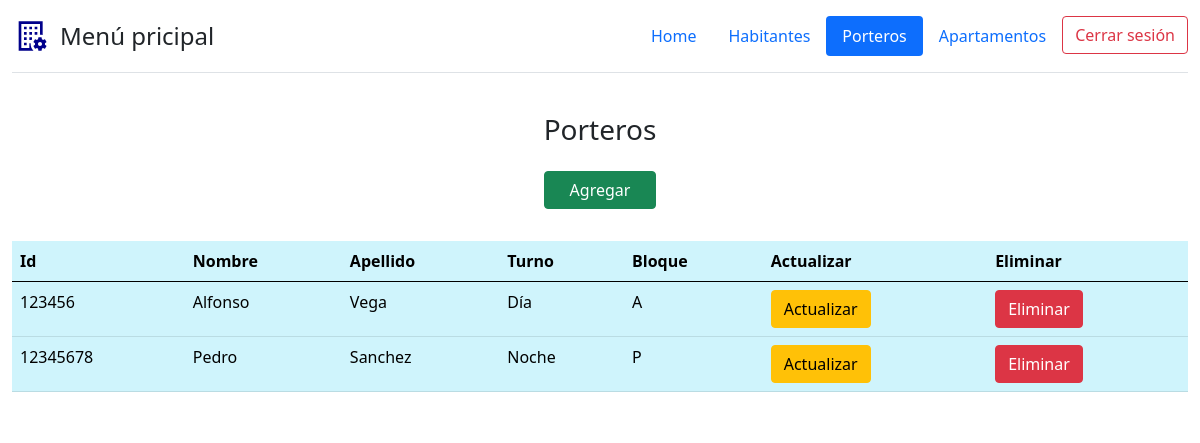
Screenshot of /sections/portero/principalPortero.php with the database file from the repository.
### tables this page shows
CREATE TABLE `porteros` (
  `id` int(10) NOT NULL,
  `nombre` varchar(100) NOT NULL,
  `apellido` varchar(100) NOT NULL,
  `turno` varchar(50) NOT NULL,
  `bloque` varchar(50) NOT NULL
);

### sections/portero/principalPortero.php (the view, shortened to what this page needs)
<?php
require_once("../../conexion.php");
$comando = $con->prepare("SELECT * FROM porteros ORDER BY id ASC");
$comando->execute();
$resultado = $comando->fetchAll(PDO::FETCH_ASSOC);
?>
<!doctype html>
<html lang="en">
  <head>
    <link href="https://cdn.jsdelivr.net/npm/bootstrap@5.0.2/dist/css/bootstrap.min.css" rel="stylesheet">
  </head>
  <body class="">
    <div class="container-fluid bg-white">
        <div class="row">
            <div class="col">
                <header class="d-flex flex-wrap justify-content-center py-3 mb-4 border-bottom">
                    <p href="/" class="d-flex align-items-center mb-3 mb-md-0 me-md-auto text-dark text-decoration-none">
                        <img src="../../img/edificio.svg" alt="" class="bi me-2" width="40" height="32">
                        <span class="fs-4">Menú pricipal</span>
                    </p>
                    <ul class="nav nav-pills">
                        <li class="nav-item"><a href="../../home.php" class="nav-link " >Home</a></li>
                        <li class="nav-item"><a href="../habitante/principalHabitante.php" class="nav-link" aria-current="page">Habitantes</a></li>
                        <li class="nav-item"><a href="portero/principalPortero.php" class="nav-link active">Porteros</a></li>
                        <li class="nav-item"><a href="../apartamento/principalApto.php" class="nav-link">Apartamentos</a></li>
                        <li class="nav-item"><a href="../../index.php" class="btn btn-outline-danger"">Cerrar sesión</a></li>
                    </ul>
                </header>
            </div>
        </div>
        <div class="row py-3">
            <div class="col mx-auto d-flex align-items-center">
                <h3 class="mx-auto">Porteros<br>
                    <a href="agregarPortero.php" type="button" class="btn btn-success d-flex align-items-center mt-4 mx-auto text-center justify-content-center">Agregar</a>
                </h3>
            </div>
        </div>
        <div class="row py-2">
            <div class="col">
                <table class="table table-info">
                    <thead>
                        <tr class="">
                            <th>Id</th>
                            <th>Nombre</th>
                            <th>Apellido</th>
                            <th>Turno</th>
                            <th>Bloque</th>
                            <th>Actualizar</th>
                            <th>Eliminar</th>
                        </tr>
                    </thead>
                    <tbody>
                         <?php
                        foreach($resultado as $columna){
                        ?>
                        <tr>
                            <td><?php echo $columna['id']?></td>
                            <td><?php echo $columna['nombre']?></td>
                            <td><?php echo $columna['apellido']?></td>
                            <td><?php echo $columna['turno']?></td>
                            <td><?php echo $columna['bloque']?></td>
                            <td><a href="actualizarPortero.php?id=<?php echo $columna['id']?>" class="btn btn-warning">Actualizar</a></td>
                            <td><a href="eliminarPortero.php?id=<?php echo $columna['id']?>" class="btn btn-danger">Eliminar</a></td>
                        </tr>
                        <?php  } ?>
                    </tbody>
                </table>
            </div>
        </div>
    </div>
  </body>
</html>

### rows the page displays
porteros: id "123456", nombre "Alfonso", apellido "Vega", turno "Día", bloque "A"
porteros: id "12345678", nombre "Pedro", apellido "Sanchez", turno "Noche", bloque "P"
